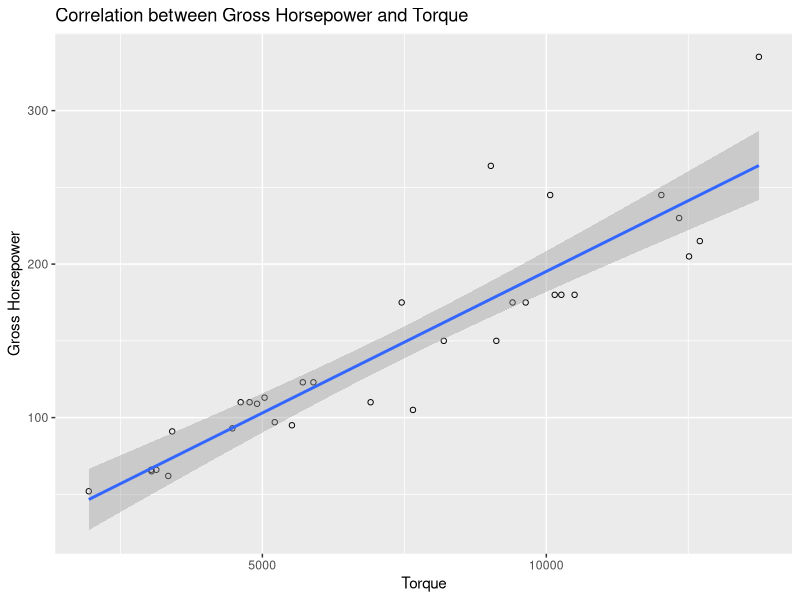
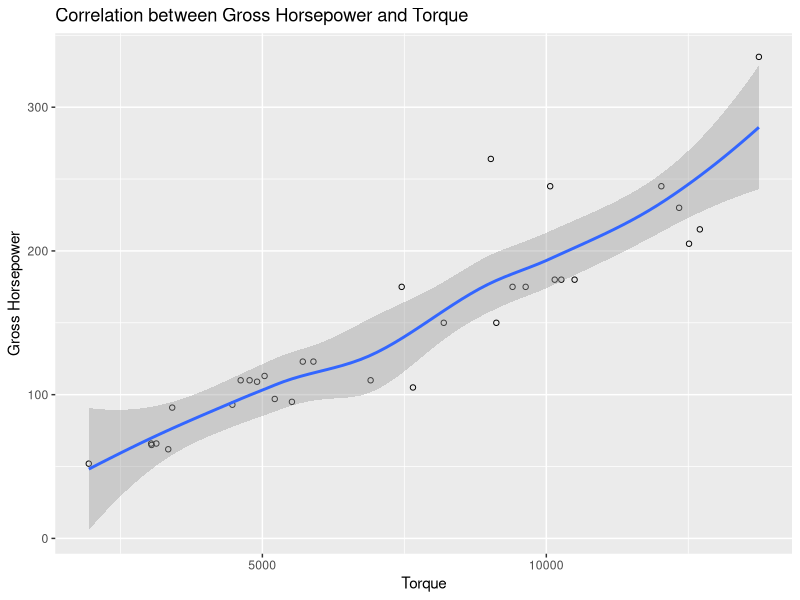
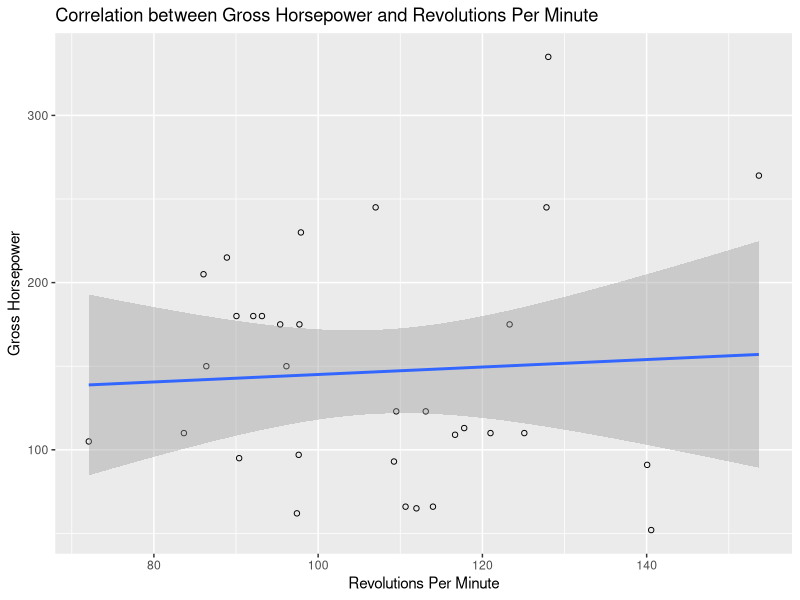
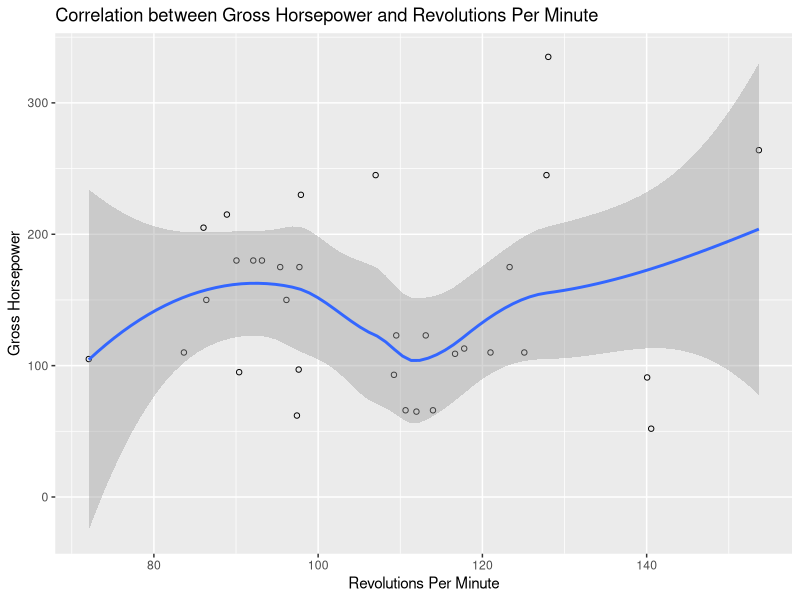

These figures' R source, in order:
## ---- chunk 1
#install.packages("ggplot2")
## ---- chunk 2
library(ggplot2)
library(plyr)
library(datasets)
## ---- chunk 3
colnames(mtcars) <- c("Mileage (miles/gallon)", 
"Number of Cylinders", 
"Displacement (cubic inches)", 
"Gross Horsepower", 
"Rear Axle Ratio", 
"Weight (lb/1000)",
"Quarter Mile Time (Seconds)", 
"Engine Shape (V or Straight)", 
"Manual or Automatic Transmission",
"Number of Forward Gears", 
"Number of Carburettors")
mtcars
## ---- chunk 4
mtcars$`Engine Shape (V or Straight)` <- gsub("0", "V", 
mtcars$`Engine Shape (V or Straight)`)
mtcars$`Engine Shape (V or Straight)` <- gsub("1", "Straight", 
mtcars$`Engine Shape (V or Straight)`)
mtcars$`Manual or Automatic Transmission` <- gsub("0", "Automatic", 
mtcars$`Manual or Automatic Transmission`)
mtcars$`Manual or Automatic Transmission` <- gsub("1", "Manual", 
mtcars$`Manual or Automatic Transmission`)
mtcars
## ---- chunk 5
str(mtcars)
summary(mtcars)
## ---- chunk 6
mtcars$`Full Mile Time (Seconds)` <- (mtcars$`Quarter Mile Time (Seconds)`)*4
## ---- chunk 7
mtcars$`Full Mile Time (Seconds)`
## ---- chunk 8
mtcars$`Speed (Miles Per Second)` <- 1/(mtcars$`Full Mile Time (Seconds)`)
## ---- chunk 9
mtcars$`Speed (Miles Per Second)`
## ---- chunk 10
mtcars$`Revolutions Per Minute` <- (mtcars$`Speed (Miles Per Second)`)*2112*(mtcars$`Rear Axle Ratio`)
## ---- chunk 11
mtcars$`Revolutions Per Minute`
## ---- chunk 12
mtcars$`Torque` <- 
((mtcars$`Gross Horsepower`)*5252)/(mtcars$`Revolutions Per Minute`)
## ---- chunk 13
mtcars$`Torque`
## ---- chunk 14
cardata1 <- mtcars[c(15,4)]
cardata1
cardata2 <- mtcars[c(14,4)]
cardata2
## ---- chunk 15
require(ggplot2)

ggplot(data = cardata1, 
aes(x = cardata1$`Torque`, 
y = cardata1$`Gross Horsepower`))+
geom_point(shape = 1)+
geom_smooth(method = lm)+
xlab("Torque")+
ylab("Gross Horsepower")+
ggtitle("Correlation between Gross Horsepower and Torque")

ggplot(data = cardata1, 
aes(x = cardata1$`Torque`, 
y = cardata1$`Gross Horsepower`))+
geom_point(shape = 1)+
geom_smooth()+
xlab("Torque")+
ylab("Gross Horsepower")+
ggtitle("Correlation between Gross Horsepower and Torque")

ggplot(data = cardata2, 
aes(x = cardata2$`Revolutions Per Minute`, 
y = cardata2$`Gross Horsepower`))+
geom_point(shape = 1)+
geom_smooth(method = lm)+
xlab("Revolutions Per Minute")+
ylab("Gross Horsepower")+
ggtitle("Correlation between Gross Horsepower and Revolutions Per Minute")

ggplot(data = cardata2, 
aes(x = cardata2$`Revolutions Per Minute`, 
y = cardata2$`Gross Horsepower`))+
geom_point(shape = 1)+
geom_smooth()+
xlab("Revolutions Per Minute")+
ylab("Gross Horsepower")+
ggtitle("Correlation between Gross Horsepower and Revolutions Per Minute")
## ---- chunk 16
cor(cardata1$`Gross Horsepower`, cardata1$`Torque`)
cor(cardata2$`Gross Horsepower`, cardata2$`Revolutions Per Minute`)

#Horsepower has an almost-linear correlation with torque but not with the number of revolutions per minute. A line of best fit does exist in the scatter plot. The correlation coefficient with torque is 0.91 which is close to 1 which indicates that the correlation is almost linear. The correlation coefficient with the number of revolutions per minute is 0.06 which is close to 0 which indicates that there is almost no linear correlation with the number of revolutions per minute. It is almost impossible for a line of best fit to exist. However, it is possible for a loess smothed fit curve to exist for both relations.     
